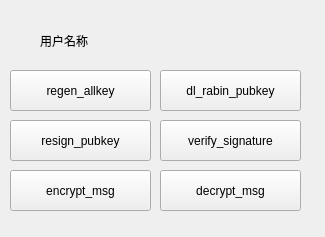
<?xml version="1.0" encoding="UTF-8"?>
<ui version="4.0">
 <class>UserInterface</class>
 <widget class="QWidget" name="UserInterface">
  <property name="geometry">
   <rect>
    <x>0</x>
    <y>0</y>
    <width>325</width>
    <height>237</height>
   </rect>
  </property>
  <property name="windowTitle">
   <string>user</string>
  </property>
  <widget class="QLabel" name="la_showname">
   <property name="geometry">
    <rect>
     <x>40</x>
     <y>20</y>
     <width>131</width>
     <height>41</height>
    </rect>
   </property>
   <property name="text">
    <string>用户名称</string>
   </property>
  </widget>
  <widget class="QPushButton" name="bt_dl_rabin_pubkey">
   <property name="geometry">
    <rect>
     <x>160</x>
     <y>70</y>
     <width>141</width>
     <height>41</height>
    </rect>
   </property>
   <property name="text">
    <string>dl_rabin_pubkey</string>
   </property>
  </widget>
  <widget class="QPushButton" name="bt_generateRabinKey">
   <property name="geometry">
    <rect>
     <x>10</x>
     <y>120</y>
     <width>141</width>
     <height>41</height>
    </rect>
   </property>
   <property name="text">
    <string>resign_pubkey</string>
   </property>
  </widget>
  <widget class="QPushButton" name="bt_encrypt_msg">
   <property name="geometry">
    <rect>
     <x>10</x>
     <y>170</y>
     <width>141</width>
     <height>41</height>
    </rect>
   </property>
   <property name="text">
    <string>encrypt_msg</string>
   </property>
  </widget>
  <widget class="QPushButton" name="bt_decrypt_msg">
   <property name="geometry">
    <rect>
     <x>160</x>
     <y>170</y>
     <width>141</width>
     <height>41</height>
    </rect>
   </property>
   <property name="text">
    <string>decrypt_msg</string>
   </property>
  </widget>
  <widget class="QPushButton" name="bt_verify_signature">
   <property name="geometry">
    <rect>
     <x>160</x>
     <y>120</y>
     <width>141</width>
     <height>41</height>
    </rect>
   </property>
   <property name="text">
    <string>verify_signature</string>
   </property>
  </widget>
  <widget class="QLabel" name="la_status">
   <property name="geometry">
    <rect>
     <x>0</x>
     <y>250</y>
     <width>361</width>
     <height>21</height>
    </rect>
   </property>
   <property name="text">
    <string/>
   </property>
  </widget>
  <widget class="QPushButton" name="bt_regen">
   <property name="geometry">
    <rect>
     <x>10</x>
     <y>70</y>
     <width>141</width>
     <height>41</height>
    </rect>
   </property>
   <property name="text">
    <string>regen_allkey</string>
   </property>
  </widget>
 </widget>
 <resources/>
 <connections/>
</ui>
